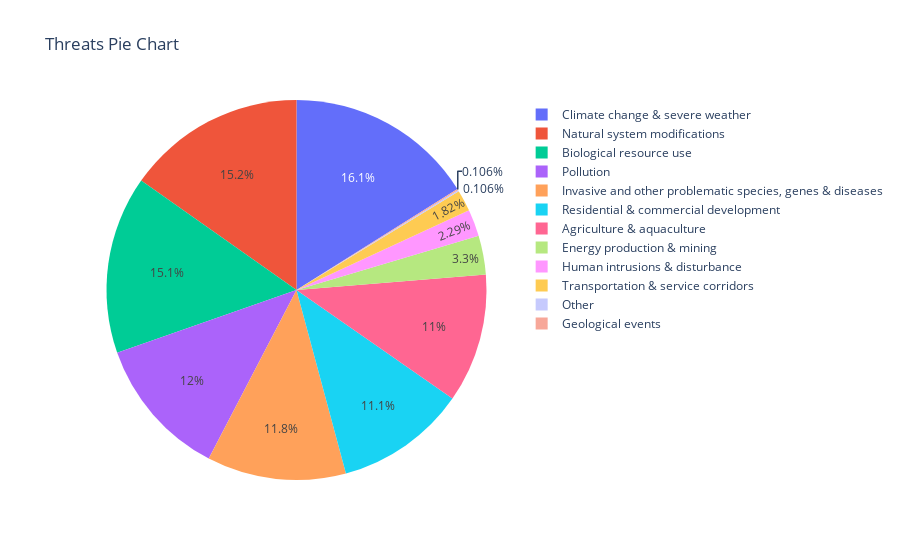

The code cell stored with this chart in its notebook:
### Code cell
test = threats_df.query(f"country_code == '{country_code}'")

# Count the occurrences of each trend
trend_counts = test['threat_code'].value_counts().reset_index()
trend_counts.columns = ['threat_code', 'count']

# Define a function to map threat_code to Threat
def map_threat(threat_code):
    if threat_code.startswith('1_'):
        return 'Residential & commercial development'
    elif threat_code.startswith('2_'):
        return 'Agriculture & aquaculture'
    elif threat_code.startswith('3'):
        return 'Energy production & mining'
    elif threat_code.startswith('4_'):
        return 'Transportation & service corridors'
    elif threat_code.startswith('5_'):
        return 'Biological resource use'
    elif threat_code.startswith('6'):
        return 'Human intrusions & disturbance'
    elif threat_code.startswith('7_'):
        return 'Natural system modifications'
    elif threat_code.startswith('8_'):
        return 'Invasive and other problematic species, genes & diseases'
    elif threat_code.startswith('9_'):
        return 'Pollution'
    elif threat_code.startswith('10_'):
        return 'Geological events'
    elif threat_code.startswith('11_'):
        return 'Climate change & severe weather'
    elif threat_code.startswith('12_'):
        return 'Other'
    else:
        return 'Unknown'  # for any other threat codes

# Apply the function to create the new Threat column
trend_counts['Threat'] = trend_counts['threat_code'].apply(map_threat)

# Create a pie chart using Plotly Express
fig = px.pie(trend_counts, names='Threat', values='count', title='Threats Pie Chart')

# Show the chart
fig.show()

### Figure 1 — Plotly figure (JSON) as saved in the notebook; plotly's stock layout.template omitted (floating-point values rounded to 4 significant figures)
{"data": [{"domain": {"x": [0, 1], "y": [0, 1]}, "hovertemplate": "Threat=%{label}<br>count=%{value}<extra></extra>", "labels": ["Invasive and other problematic species, genes & diseases", "Residential & commercial development", "Climate change & severe weather", "Biological resource use", "Natural system modifications", "Climate change & severe weather", "Climate change & severe weather", "Energy production & mining", "Pollution", "Biological resource use", "Residential & commercial development", "Invasive and other problematic species, genes & diseases", "Agriculture & aquaculture", "Residential & commercial development", "Agriculture & aquaculture", "Biological resource use", "Human intrusions & disturbance", "Natural system modifications", "Biological resource use", "Pollution", "Biological resource use", "Agriculture & aquaculture", "Pollution", "Natural system modifications", "Climate change & severe weather", "Climate change & severe weather", "Agriculture & aquaculture", "Natural system modifications", "Natural system modifications", "Pollution", "Agriculture & aquaculture", "Natural system modifications", "Pollution", "Pollution", "Transportation & service corridors", "Pollution", "Biological resource use", "Pollution", "Natural system modifications", "Natural system modifications", "Transportation & service corridors", "Biological resource use", "Natural system modifications", "Agriculture & aquaculture", "Agriculture & aquaculture", "Natural system modifications", "Human intrusions & disturbance", "Agriculture & aquaculture", "Pollution", "Invasive and other problematic species, genes & diseases", "Invasive and other problematic species, genes & diseases", "Natural system modifications", "Invasive and other problematic species, genes & diseases", "Biological resource use", "Pollution", "Natural system modifications", "Natural system modifications", "Agriculture & aquaculture", "Natural system modifications", "Pollution", "Agriculture & aquaculture", "Biological resource use", "Pollution", "Energy production & mining", "Natural system modifications", "Agriculture & aquaculture", "Energy production & mining", "Biological resource use", "Transportation & service corridors", "Agriculture & aquaculture", "Other", "Invasive and other problematic species, genes & diseases", "Agriculture & aquaculture", "Pollution", "Biological resource use", "Agriculture & aquaculture", "Biological resource use", "Geological events", "Pollution", "Pollution", "Invasive and other problematic species, genes & diseases", "Biological resource use", "Biological resource use", "Human intrusions & disturbance", "Geological events", "Biological resource use", "Geological events", "Invasive and other problematic species, genes & diseases", "Invasive and other problematic species, genes & diseases", "Biological resource use", "Invasive and other problematic species, genes & diseases", "Invasive and other problematic species, genes & diseases", "Biological resource use"], "legendgroup": "", "name": "", "showlegend": true, "type": "pie", "values": [373, 289, 277, 233, 223, 210, 148, 141, 136, 124, 124, 118, 113, 113, 108, 98, 81, 81, 71, 69, 69, 68, 68, 65, 64, 61, 55, 54, 50, 50, 49, 49, 48, 47, 46, 46, 43, 39, 36, 35, 34, 33, 32, 31, 29, 29, 25, 24, 22, 20, 20, 19, 18, 15, 15, 14, 14, 13, 11, 11, 10, 10, 9, 9, 8, 7, 6, 6, 6, 5, 5, 4, 4, 3, 3, 3, 2, 2, 2, 2, 2, 2, 2, 2, 2, 2, 1, 1, 1, 1, 1, 1, 1]}], "layout": {"legend": {"tracegroupgap": 0}, "title": {"text": "Threats Pie Chart"}}}
